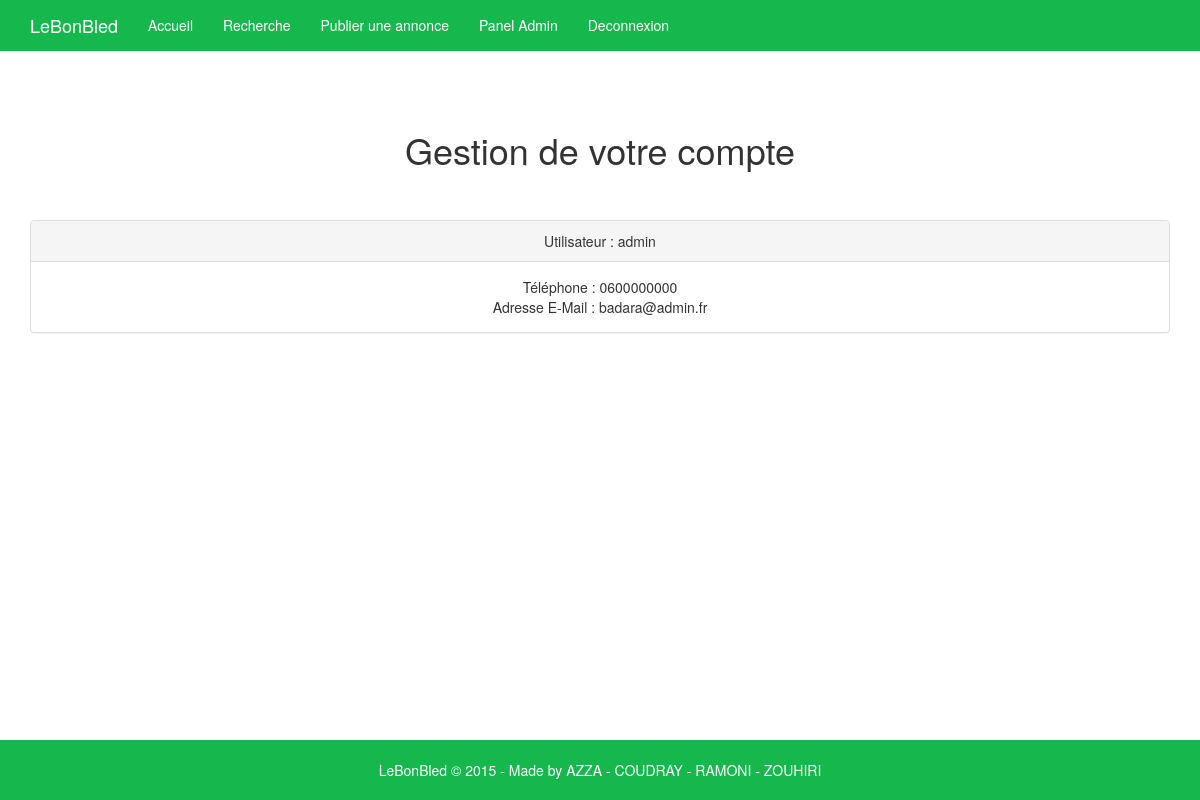
The app's page /compte.php (signed in) with its own data.
### tables this page shows
CREATE TABLE IF NOT EXISTS `utilisateurs` (
  `id` int(11) NOT NULL AUTO_INCREMENT,
  `nom` varchar(100) NOT NULL,
  `tel` varchar(15) NOT NULL,
  `password` varchar(100) NOT NULL,
  `mail` varchar(100) NOT NULL,
  `admin` tinyint(1) NOT NULL,
  PRIMARY KEY (`id`),
  UNIQUE KEY `nom` (`nom`)
);

### compte.php (the view, shortened to what this page needs)
<!DOCTYPE html>
<html lang="en">
    <head>
        <link href="//netdna.bootstrapcdn.com/bootstrap/3.1.1/css/bootstrap.min.css" rel="stylesheet">
		<link href="Inclusion/footer.css" rel="stylesheet">
    </head>
    <body  >
<?php include("Inclusion/gestion.php");
		$login=$_SESSION['login'];
		$requete="SELECT * FROM utilisateurs WHERE nom ='$login'";
		$sql = mysql_query($requete) or die(mysql_error());
		$result=mysql_fetch_assoc($sql);
?>
<div class="container">
    <div class="text-center">
         <h1 class="">Gestion de votre compte </h1><br /><br />
		     <div class="panel panel-default">
                <div class="panel-heading">Utilisateur : <?php echo $result['nom'] ?></div>
                <div class="panel-body"> Téléphone : <?php echo $result['tel'] ?> <br />
				Adresse E-Mail : <?php echo $result['mail'] ?> <br />
				</div>
            </div>
    </div>
</div>
 <?php include("Inclusion/footer.php"); ?>
    </body>
</html>

### Inclusion/footer.css (style rules this page uses)
body { margin-bottom: 60px; }
body > .container { padding: 60px 15px 0; }

### compte.php (style rules this page uses)
body { padding-top: 50px; }

### records on screen
utilisateurs: nom "admin", tel "0600000000", mail "badara@admin.fr"
